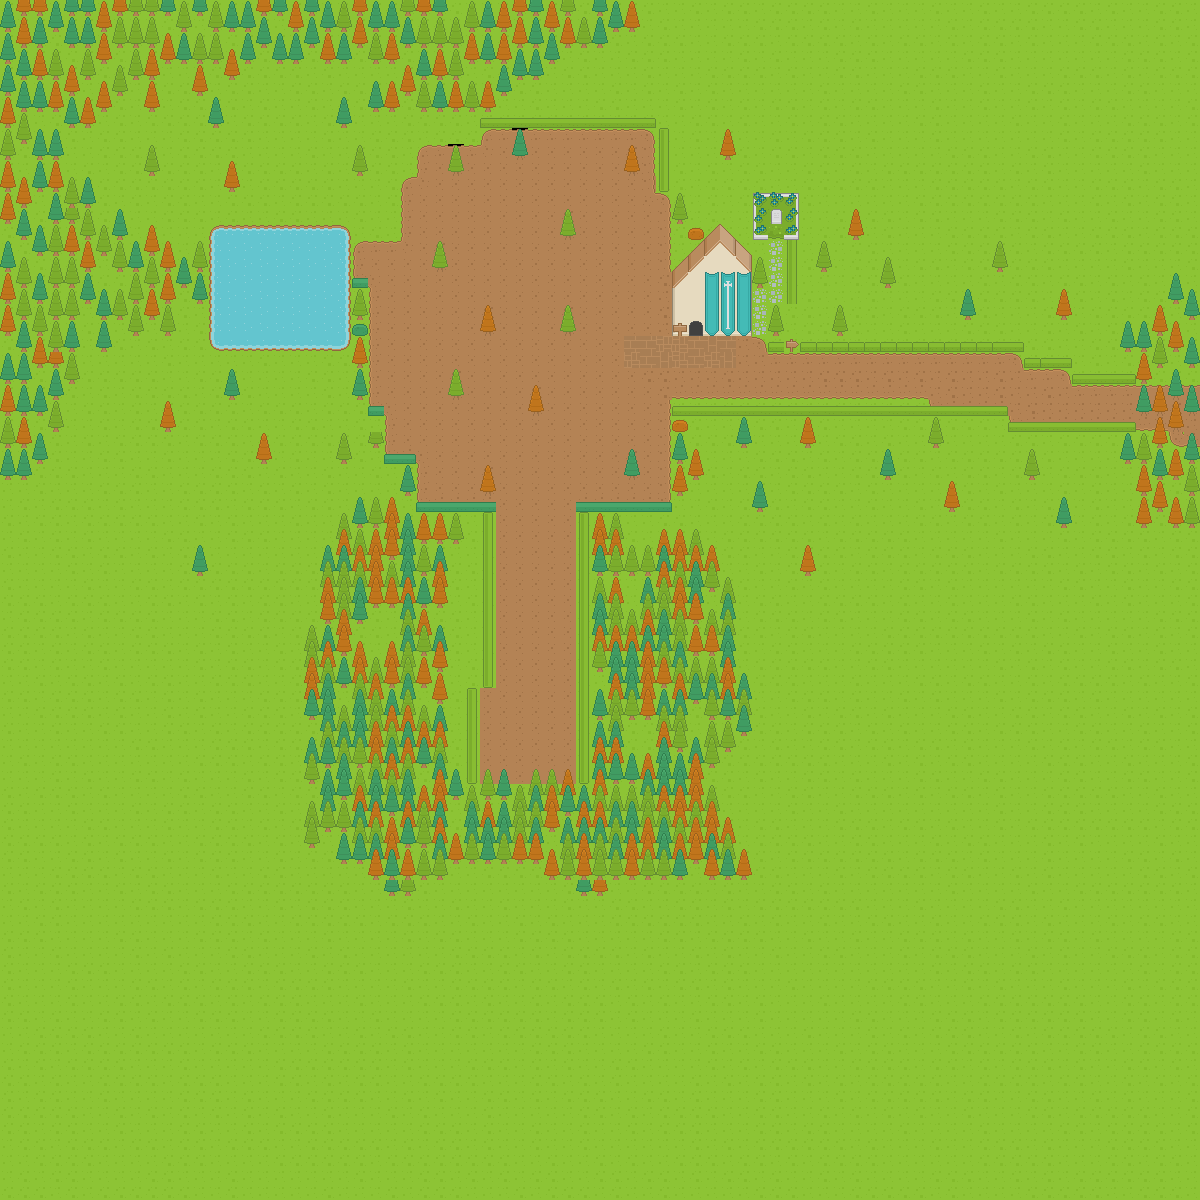

Tiled map render using the project's own tile images. Description and the map definition, with tile-layer contents summarised, below:
An orthogonal 75x75 tile map with 16x16 px tiles, 4 tile layers (Tile Layer 1, dirt, House and grave, roof), 1 hidden layer not drawn, 2 tilesets and 13 objects.

<map version="1.0" orientation="orthogonal" renderorder="left-down" width="75" height="75" tilewidth="16" tileheight="16" nextobjectid="1">
 <properties>
  <property name="unity:scale" value=".0625" />
 </properties>
 <tileset firstgid="1" name="base_tileSet" tilewidth="16" tileheight="16" spacing="1" tilecount="1767" columns="57">
  <image source="../roguelike-pack/Spritesheet/roguelikeSheet_transparent.png" width="968" height="526" />
  <terraintypes>
   <terrain name="Dirt" tile="578" />
  </terraintypes>
  <tile id="2">
   <objectgroup draworder="index">
    <object id="1" x="0" y="0.336508" width="15.9841" height="15.7317" />
   </objectgroup>
  </tile>
  <tile id="3">
   <objectgroup draworder="index">
    <object id="1" x="-0.168254" y="0" width="16.1524" height="16.3206" />
   </objectgroup>
  </tile>
  <tile id="4">
   <objectgroup draworder="index">
    <object id="1" x="0" y="0.168254" width="15.8159" height="15.9841" />
   </objectgroup>
  </tile>
  <tile id="59">
   <objectgroup draworder="index">
    <object id="1" x="0.0841269" y="-0.0841269" width="15.8159" height="16.1524" />
   </objectgroup>
  </tile>
  <tile id="60">
   <objectgroup draworder="index">
    <object id="1" x="-0.168254" y="0" width="16.1524" height="15.9841" />
   </objectgroup>
  </tile>
  <tile id="61">
   <objectgroup draworder="index">
    <object id="1" x="0.168254" y="0.168254" width="15.6476" height="15.8159" />
   </objectgroup>
  </tile>
  <tile id="116">
   <objectgroup draworder="index">
    <object id="1" x="0" y="-0.0841269" width="15.9" height="16.0682" />
   </objectgroup>
  </tile>
  <tile id="117">
   <objectgroup draworder="index">
    <object id="1" x="0" y="0.252381" width="15.9" height="15.7317" />
   </objectgroup>
  </tile>
  <tile id="118">
   <objectgroup draworder="index">
    <object id="2" x="0.0841269" y="0.168254" width="15.6476" height="15.8159" />
   </objectgroup>
  </tile>
  <tile id="518" terrain="0,0,0," />
  <tile id="519" terrain="0,0,,0" />
  <tile id="520" terrain=",,,0" />
  <tile id="521" terrain=",,0,0" />
  <tile id="522" terrain=",,0," />
  <tile id="575" terrain="0,,0,0" />
  <tile id="576" terrain=",0,0,0" />
  <tile id="577" terrain=",0,,0" />
  <tile id="578" terrain="0,0,0,0" />
  <tile id="579" terrain="0,,0," />
  <tile id="586">
   <objectgroup draworder="index">
    <object id="1" x="1.93492" y="0.252381" width="11.6095" height="15.8159" />
   </objectgroup>
  </tile>
  <tile id="634" terrain=",0,," />
  <tile id="635" terrain="0,0,," />
  <tile id="636" terrain="0,,," />
  <tile id="643">
   <objectgroup draworder="index">
    <object id="1" x="-0.925396" y="-0.673015" width="17.0778" height="16.8254" />
   </objectgroup>
  </tile>
 </tileset>
 <tileset firstgid="1768" name="red_collision" tilewidth="16" tileheight="16" spacing="1" tilecount="1" columns="1">
  <image source="../GamesPlusJames - Unity 2D RPG/red-collision-box.png" width="16" height="16" />
  <tile id="0">
   <objectgroup draworder="index">
    <object id="2" x="0.336508" y="0.841269" width="15.9" height="15.4794" />
    <object id="3" x="0.0909091" y="0.0909091" width="16.0909" height="16.8182" />
   </objectgroup>
  </tile>
 </tileset>
 <layer name="Tile Layer 1" width="75" height="75">
  <data>[5625 cells, 5625 non-empty, 17 distinct tile ids]</data>
 </layer>
 <layer name="dirt" width="75" height="75">
  <data>[5625 cells, 1009 non-empty, 28 distinct tile ids]</data>
 </layer>
 <layer name="House and grave" width="75" height="75">
  <data>[5625 cells, 990 non-empty, 41 distinct tile ids]</data>
 </layer>
 <layer name="roof" width="75" height="75">
  <data>[5625 cells, 24 non-empty, 12 distinct tile ids]</data>
 </layer>
 <layer name="Collision Layer" width="75" height="75" visible="0">
  <data>[5625 cells, 676 non-empty, 1 distinct tile ids]</data>
 </layer>
</map>
